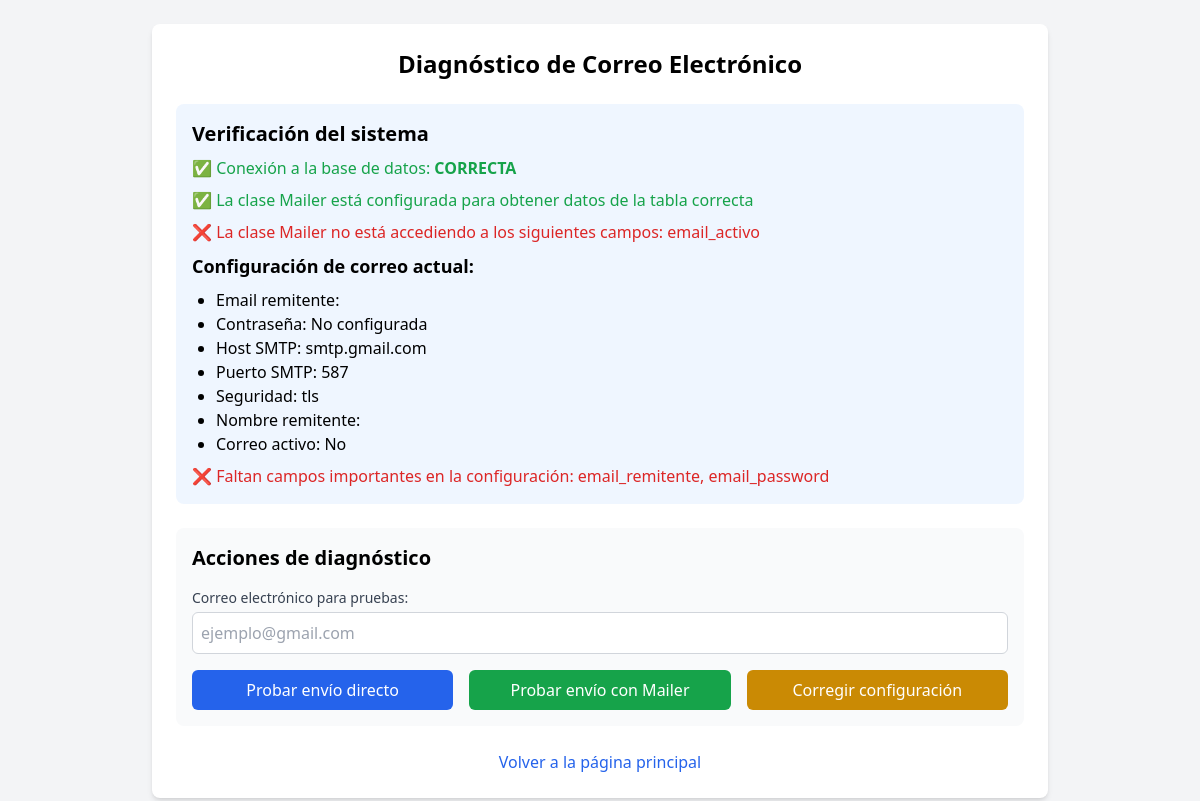
The page /diagnostico_correo.php on the database its author committed.
### tables this page shows
CREATE TABLE configuracion (
    id INT PRIMARY KEY,
    max_personas_sin_aprobacion INT NOT NULL DEFAULT 4,
    email_activo BOOLEAN DEFAULT FALSE,
    notificar_admin ENUM('todas', 'pendientes', 'ninguna') DEFAULT 'pendientes',
    notificaciones_admin ENUM('todas', 'pendientes', 'ninguna') DEFAULT 'pendientes',
     
    capacidad_dentro_mediodia INT NOT NULL DEFAULT 30,
    capacidad_fuera_mediodia INT NOT NULL DEFAULT 20,
    capacidad_dentro_noche INT NOT NULL DEFAULT 35,
    capacidad_fuera_noche INT NOT NULL DEFAULT 25,
     
    email_remitente VARCHAR(100),
    email_password VARCHAR(255),
    email_host VARCHAR(100) DEFAULT 'smtp.gmail.com',
    email_puerto INT DEFAULT 587,
    email_seguridad ENUM('tls', 'ssl') DEFAULT 'tls',
    email_nombre_remitente VARCHAR(100),
     
    logo_path VARCHAR(255),
    titulo_principal VARCHAR(100) DEFAULT 'Sistema de Reservas',
    subtitulo VARCHAR(200) DEFAULT 'Reserve su mesa fácilmente',
    color_principal VARCHAR(20) DEFAULT '#4A5568',
    color_secundario VARCHAR(20) DEFAULT '#38B2AC',
    mostrar_confeti BOOLEAN DEFAULT TRUE,
    tipo_letra VARCHAR(255) DEFAULT 'system-ui, -apple-system, BlinkMacSystemFont, Segoe UI, Roboto, Helvetica Neue, Arial',
     
    url_redireccion_reserva VARCHAR(255) DEFAULT 'reserva_exitosa.php' COMMENT 'URL a la que redirigir tras una reserva exitosa'
);

### diagnostico_correo.php (the view, shortened to what this page needs)
<?php
function verificarBaseDatos() {
    try {
        $pdo = new PDO('mysql:host=localhost;dbname=restaurante_reservas', 'root', '', [
            PDO::ATTR_ERRMODE => PDO::ERRMODE_EXCEPTION
        ]);
        echo "<p class='text-green-600'>✅ Conexión a la base de datos: <strong>CORRECTA</strong></p>";
        return $pdo;
    } catch (PDOException $e) {
        echo "<p class='text-red-600'>❌ Error de conexión a la base de datos: " . $e->getMessage() . "</p>";
        return null;
    }
}
function verificarConfiguracionCorreo($pdo) {
    try {
        $stmt = $pdo->query("SELECT * FROM configuracion WHERE id = 1");
        $config = $stmt->fetch(PDO::FETCH_ASSOC);
        echo "<h3 class='text-lg font-semibold mt-4'>Configuración de correo actual:</h3>";
        echo "<ul class='list-disc ml-6 mt-2'>";
        echo "<li>Email remitente: " . htmlspecialchars($config['email_remitente'] ?? 'No configurado') . "</li>";
        echo "<li>Contraseña: " . (empty($config['email_password']) ? 'No configurada' : '********') . "</li>";
        echo "<li>Host SMTP: " . htmlspecialchars($config['email_host'] ?? 'No configurado') . "</li>";
        echo "<li>Puerto SMTP: " . htmlspecialchars($config['email_puerto'] ?? 'No configurado') . "</li>";
        echo "<li>Seguridad: " . htmlspecialchars($config['email_seguridad'] ?? 'No configurado') . "</li>";
        echo "<li>Nombre remitente: " . htmlspecialchars($config['email_nombre_remitente'] ?? 'No configurado') . "</li>";
        echo "<li>Correo activo: " . ($config['email_activo'] ? 'Sí' : 'No') . "</li>";
        echo "</ul>";
        $campos_vacios = [];
        if (empty($config['email_remitente'])) $campos_vacios[] = 'email_remitente';
        if (empty($config['email_password'])) $campos_vacios[] = 'email_password';
        if (!empty($campos_vacios)) {
            echo "<p class='text-red-600 mt-2'>❌ Faltan campos importantes en la configuración: " . implode(', ', $campos_vacios) . "</p>";
        } else {
            echo "<p class='text-green-600 mt-2'>✅ Todos los campos importantes están configurados</p>";
        }
        return $config;
    } catch (PDOException $e) {
        echo "<p class='text-red-600'>❌ Error al verificar la configuración de correo: " . $e->getMessage() . "</p>";
        return null;
    }
}
function verificarClaseMailer() {
    $archivo_mailer = 'src/Utils/Mailer.php';
    $contenido = file_get_contents($archivo_mailer);
    if (strpos($contenido, "SELECT * FROM administrador WHERE id = 1") !== false) {
        echo "<p class='text-red-600'>❌ La clase Mailer está intentando obtener la configuración de la tabla 'administrador' en lugar de 'configuracion'</p>";
        $contenido_corregido = str_replace(
            "SELECT * FROM administrador WHERE id = 1",
            "SELECT * FROM configuracion WHERE id = 1",
            $contenido
        );
        file_put_contents($archivo_mailer, $contenido_corregido);
        echo "<p class='text-green-600'>✅ Se ha corregido la clase Mailer para obtener la configuración de la tabla 'configuracion'</p>";
    } else {
        echo "<p class='text-green-600'>✅ La clase Mailer está configurada para obtener datos de la tabla correcta</p>";
    }
    $campos_a_verificar = [
        'email_remitente',
        'email_password',
        'email_host',
        'email_puerto',
        'email_seguridad',
        'email_nombre_remitente',
        'email_activo'
    ];
    $campos_faltantes = [];
    foreach ($campos_a_verificar as $campo) {
        if (strpos($contenido, "\$config['$campo']") === false) {
            $campos_faltantes[] = $campo;
        }
    }
    if (!empty($campos_faltantes)) {
        echo "<p class='text-red-600'>❌ La clase Mailer no está accediendo a los siguientes campos: " . implode(', ', $campos_faltantes) . "</p>";
    } else {
        echo "<p class='text-green-600'>✅ La clase Mailer está accediendo a todos los campos necesarios</p>";
    }
    return true;
}
$destinatario = '';
?>
<!DOCTYPE html>
<html lang="es">
<head>
    <script src="https://cdn.tailwindcss.com"></script>
</head>
<body class="bg-gray-100 min-h-screen p-6">
    <div class="max-w-4xl mx-auto bg-white rounded-lg shadow-md p-6">
        <h1 class="text-2xl font-bold text-center mb-6">Diagnóstico de Correo Electrónico</h1>
        <div class="mb-6 p-4 bg-blue-50 rounded-lg">
            <h2 class="text-xl font-semibold mb-2">Verificación del sistema</h2>
            <div class="space-y-2">
                <?php
                $pdo = verificarBaseDatos();
                if ($pdo) {
                    verificarClaseMailer();
                    $config = verificarConfiguracionCorreo($pdo);
                }
                ?>
            </div>
        </div>
        <div class="mb-6 p-4 bg-gray-50 rounded-lg">
            <h2 class="text-xl font-semibold mb-4">Acciones de diagnóstico</h2>
            <form method="POST" action="<?php echo htmlspecialchars($_SERVER['PHP_SELF']); ?>" class="space-y-4">
                <div>
                    <label for="destinatario" class="block text-sm font-medium text-gray-700 mb-1">Correo electrónico para pruebas:</label>
                    <input type="email" id="destinatario" name="destinatario"
                           value="<?php echo htmlspecialchars($destinatario); ?>"
                           class="w-full p-2 border border-gray-300 rounded-md"
                           placeholder="ejemplo@gmail.com" required>
                </div>
                <div class="grid grid-cols-1 md:grid-cols-3 gap-4">
                    <button type="submit" name="accion" value="probar_directo"
                            class="bg-blue-600 hover:bg-blue-700 text-white py-2 px-4 rounded-md">
                        Probar envío directo
                    </button>
                    <button type="submit" name="accion" value="probar_mailer"
                            class="bg-green-600 hover:bg-green-700 text-white py-2 px-4 rounded-md">
                        Probar envío con Mailer
                    </button>
                    <button type="submit" name="accion" value="corregir"
                            class="bg-yellow-600 hover:bg-yellow-700 text-white py-2 px-4 rounded-md">
                        Corregir configuración
                    </button>
                </div>
            </form>
        </div>
        <div class="mt-6 text-center">
            <a href="index.php" class="text-blue-600 hover:underline">Volver a la página principal</a>
        </div>
    </div>
</body>
</html>

### rows shown on the page
configuracion: email_host "smtp.gmail.com", email_puerto "587", email_seguridad "tls"

### other values the page prints
implode(', ', $campos_faltantes) "email_activo"
implode(', ', $campos_vacios) "email_remitente, email_password"
